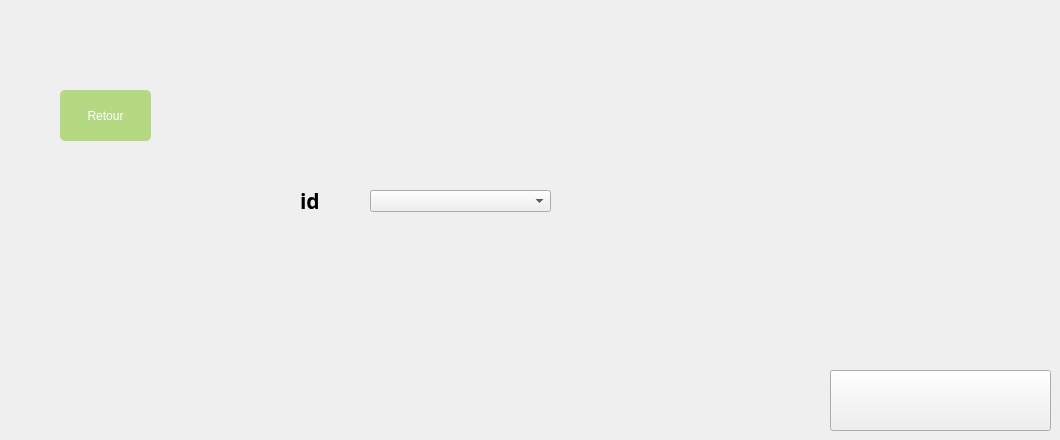
   <widget class="QWidget" name="page_5">
    <widget class="QPushButton" name="pushButton_24">
     <property name="geometry">
      <rect>
       <x>830</x>
       <y>370</y>
       <width>221</width>
       <height>61</height>
      </rect>
     </property>
     <property name="styleSheet">
      <string notr="true">background-image: url(:/res/img/supp.png);</string>
     </property>
     <property name="text">
      <string/>
     </property>
    </widget>
    <widget class="QLabel" name="label_9">
     <property name="geometry">
      <rect>
       <x>300</x>
       <y>190</y>
       <width>91</width>
       <height>21</height>
      </rect>
     </property>
     <property name="font">
      <font>
       <family>Rockwell Condensed</family>
       <pointsize>16</pointsize>
       <weight>75</weight>
       <bold>true</bold>
      </font>
     </property>
     <property name="text">
      <string>id</string>
     </property>
    </widget>
    <widget class="QComboBox" name="comboBox_4">
     <property name="geometry">
      <rect>
       <x>370</x>
       <y>190</y>
       <width>181</width>
       <height>22</height>
      </rect>
     </property>
    </widget>
    <widget class="QPushButton" name="pushButton_23">
     <property name="geometry">
      <rect>
       <x>60</x>
       <y>90</y>
       <width>91</width>
       <height>51</height>
      </rect>
     </property>
     <property name="styleSheet">
      <string notr="true">
QPushButton {
	
padding: 1px;
border-style: solid;
border: 2px solid gray;
border-radius: 8px;
background-color: rgb(181, 216, 131);
border:2px solid #000;
}
QPushButton {

     color: #fff !important;
text-transform: uppercase;
text-decoration: none;
background: #b5d883;
padding: 20px;
border-radius: 5px;
display: inline-block;
border: none;
transition: all 0.4s ease 0s;
 }
 QPushButton:hover {
background-image: url(:/image/Nouveau dossier/check-mark.png);
     background: #f68623;
letter-spacing: 1px;
-webkit-box-shadow: 0px 5px 40px -10px rgba(0,0,0,0.55);
-moz-box-shadow: 0px 5px 40px -10px rgba(0,0,0,0.55);
box-shadow: 5px 40px -10px rgba(0,0,0,0.55);
transition: all 0.4s ease 0s;
 }</string>
     </property>
     <property name="text">
      <string>Retour</string>
     </property>
    </widget>
   </widget>
